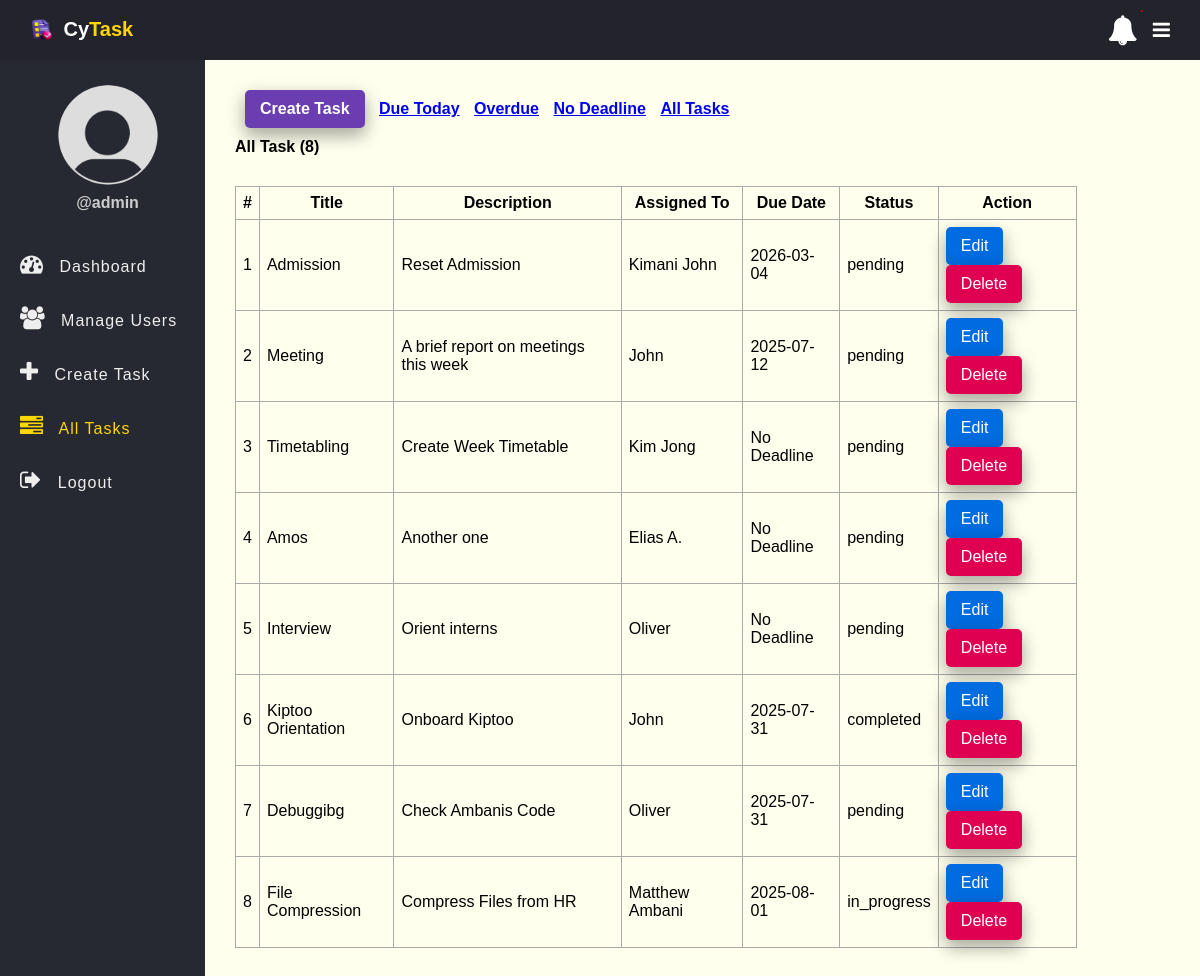
Screenshot of /tasks.php (signed in) with the database file from the repository.
### tables this page shows
CREATE TABLE `tasks` (
  `id` int(11) NOT NULL AUTO_INCREMENT,
  `title` varchar(100) NOT NULL,
  `description` text DEFAULT NULL,
  `assigned_to` int(11) DEFAULT NULL,
  `due_date` date DEFAULT NULL,
  `status` enum('pending','in_progress','completed') DEFAULT 'pending',
  `created_at` timestamp NOT NULL DEFAULT current_timestamp(),
  PRIMARY KEY (`id`),
  KEY `assigned_to` (`assigned_to`),
  CONSTRAINT `tasks_ibfk_1` FOREIGN KEY (`assigned_to`) REFERENCES `users` (`id`)
);

CREATE TABLE `users` (
  `id` int(11) NOT NULL AUTO_INCREMENT,
  `full_name` varchar(50) NOT NULL,
  `username` varchar(50) NOT NULL,
  `password` varchar(255) NOT NULL,
  `role` enum('admin','employee') NOT NULL,
  `created_at` timestamp NOT NULL DEFAULT current_timestamp(),
  `email` varchar(255) DEFAULT NULL,
  PRIMARY KEY (`id`)
);

### app/Model/Task.php (called while the page is built, shortened)
<?php
function get_all_tasks($conn){
	$sql = "SELECT * FROM tasks ORDER BY id DESC";
	$stmt = $conn->prepare($sql);
	$stmt->execute([]);
	if($stmt->rowCount() > 0){
		$tasks = $stmt->fetchAll();
	}else $tasks = 0;
	return $tasks;
}
function count_tasks($conn){
	$sql = "SELECT id FROM tasks";
	$stmt = $conn->prepare($sql);
	$stmt->execute([]);
	return $stmt->rowCount();
}

### app/Model/User.php (called while the page is built, shortened)
<?php
function get_all_users($conn){
	$sql = "SELECT * FROM users WHERE role =? ";
	$stmt = $conn->prepare($sql);
	$stmt->execute(["employee"]);
	if($stmt->rowCount() > 0){
		$users = $stmt->fetchAll();
	}else $users = 0;
	return $users;
}

### tasks.php (the view, shortened to what this page needs)
<?php
if (isset($_SESSION['role']) && isset($_SESSION['id']) && $_SESSION['role'] == "admin") {
    include "DB_connection.php";
    include "app/Model/Task.php";
    include "app/Model/User.php";
    $text = "All Task";
    if (isset($_GET['due_date']) &&  $_GET['due_date'] == "Due Today") {
    	$text = "Due Today";
      $tasks = get_all_tasks_due_today($conn);
      $num_task = count_tasks_due_today($conn);
    }else if (isset($_GET['due_date']) &&  $_GET['due_date'] == "Overdue") {
    	$text = "Overdue";
      $tasks = get_all_tasks_overdue($conn);
      $num_task = count_tasks_overdue($conn);
    }else if (isset($_GET['due_date']) &&  $_GET['due_date'] == "No Deadline") {
    	$text = "No Deadline";
      $tasks = get_all_tasks_NoDeadline($conn);
      $num_task = count_tasks_NoDeadline($conn);
    }else{
    	 $tasks = get_all_tasks($conn);
       $num_task = count_tasks($conn);
    }
    $users = get_all_users($conn);
 ?>
<!DOCTYPE html>
<html>
<head>
	<link rel="stylesheet" href="https://stackpath.bootstrapcdn.com/font-awesome/4.7.0/css/font-awesome.min.css">
	<link rel="stylesheet" href="css/style.css">
</head>
<body>
	<?php include "inc/header.php" ?>
	<div class="body">
		<?php include "inc/nav.php" ?>
		<section class="section-1">
			<h4 class="title-2">
				<a href="create_task.php" class="btn">Create Task</a>
				<a href="tasks.php?due_date=Due Today">Due Today</a>
				<a href="tasks.php?due_date=Overdue">Overdue</a>
				<a href="tasks.php?due_date=No Deadline">No Deadline</a>
				<a href="tasks.php">All Tasks</a>
			</h4>
         <h4 class="title-2"><?=$text?> (<?=$num_task?>)</h4>
			<?php if ($tasks != 0) { ?>
			<table class="main-table">
				<tr>
					<th>#</th>
					<th>Title</th>
					<th>Description</th>
					<th>Assigned To</th>
					<th>Due Date</th>
					<th>Status</th>
					<th>Action</th>
				</tr>
				<?php $i=0; foreach ($tasks as $task) { ?>
				<tr>
					<td><?=++$i?></td>
					<td><?=$task['title']?></td>
					<td><?=$task['description']?></td>
					<td>
						<?php
                  foreach ($users as $user) {
						if($user['id'] == $task['assigned_to']){
							echo $user['full_name'];
						}}?>
	            </td>
	            <td><?php if($task['due_date'] == "") echo "No Deadline";
	                      else echo $task['due_date'];
	               ?></td>
	            <td><?=$task['status']?></td>
					<td>
						<a href="edit-task.php?id=<?=$task['id']?>" class="edit-btn">Edit</a>
						<a href="delete-task.php?id=<?=$task['id']?>" class="delete-btn">Delete</a>
					</td>
				</tr>
			   <?php	} ?>
			</table>
		<?php }else { ?>
			<h3>Empty</h3>
		<?php  }?>
		</section>
	</div>
</body>
</html>
<?php }else{
   $em = "First login";
   header("Location: login.php?error=$em");
   exit();
}
 ?>

### css/style.css (style rules this page uses)
* { padding: 0; margin: 0; box-sizing: border-box; font-family: arial, sans-serif; }
.body { display: flex; }
.section-1 { padding: 30px; }
.section-1 .title-2 { margin-bottom: 10px; }
.section-1 .title-2 .btn { text-decoration: none; display: inline-block; padding-left: 10px; border: none; background: #6A3EB1; padding: 10px 15px; color: #fff; font-size: 16px; border-radius: 5px; cursor: pointer; outline: none; transition: background 1s; box-shadow: 0 8px 16px 0 rgba(0,0,0,0.2), 0 6px 20px 0 rgba(0,0,0,0.19); }
.section-1 .title-2 a { display: inline-block; margin-left: 10px; }
.section-1 { width: 100%; background: #ffe; }
.main-table, .main-table tr, .main-table th, .main-table td { border: 1px solid #aaa; border-collapse: collapse; padding: 7px; }
.main-table { width: 90%; margin-top: 30px; }
.delete-btn { text-decoration: none; display: inline-block; padding-left: 10px; border: none; background: #E00051; padding: 10px 15px; color: #fff; font-size: 16px; border-radius: 5px; cursor: pointer; outline: none; transition: background 1s; box-shadow: 0 8px 16px 0 rgba(0,0,0,0.2), 0 6px 20px 0 rgba(0,0,0,0.19); }
.edit-btn { text-decoration: none; display: inline-block; padding-left: 10px; border: none; background: #006CE0; padding: 10px 15px; color: #fff; font-size: 16px; border-radius: 5px; cursor: pointer; outline: none; transition: background 1s; box-shadow: 0 8px 16px 0 rgba(0,0,0,0.2), 0 6px 20px 0 rgba(0,0,0,0.19); }

### rows the page displays
tasks: title "Admission", description "Reset Admission", due_date "2026-03-04", status "pending"
users: full_name "Kimani John"
tasks: title "Meeting", description "A brief report on meetings this week", due_date "2025-07-12", status "pending"
users: full_name "John"
tasks: title "Timetabling", description "Create Week Timetable", shows "No Deadline", status "pending"
users: full_name "Kim Jong"
tasks: title "Amos", description "Another one", shows "No Deadline", status "pending"
users: full_name "Elias A."
tasks: title "Interview", description "Orient interns", shows "No Deadline", status "pending"
users: full_name "Oliver"
tasks: title "Kiptoo Orientation", description "Onboard Kiptoo", due_date "2025-07-31", status "completed"
tasks: title "Debuggibg", description "Check Ambanis Code", due_date "2025-07-31", status "pending"
tasks: title "File Compression", description "Compress Files from HR", due_date "2025-08-01", status "in_progress"
users: full_name "Matthew Ambani"

### other values shown
$_SESSION['username'] "admin"
$text "All Task"
$num_task "8"
